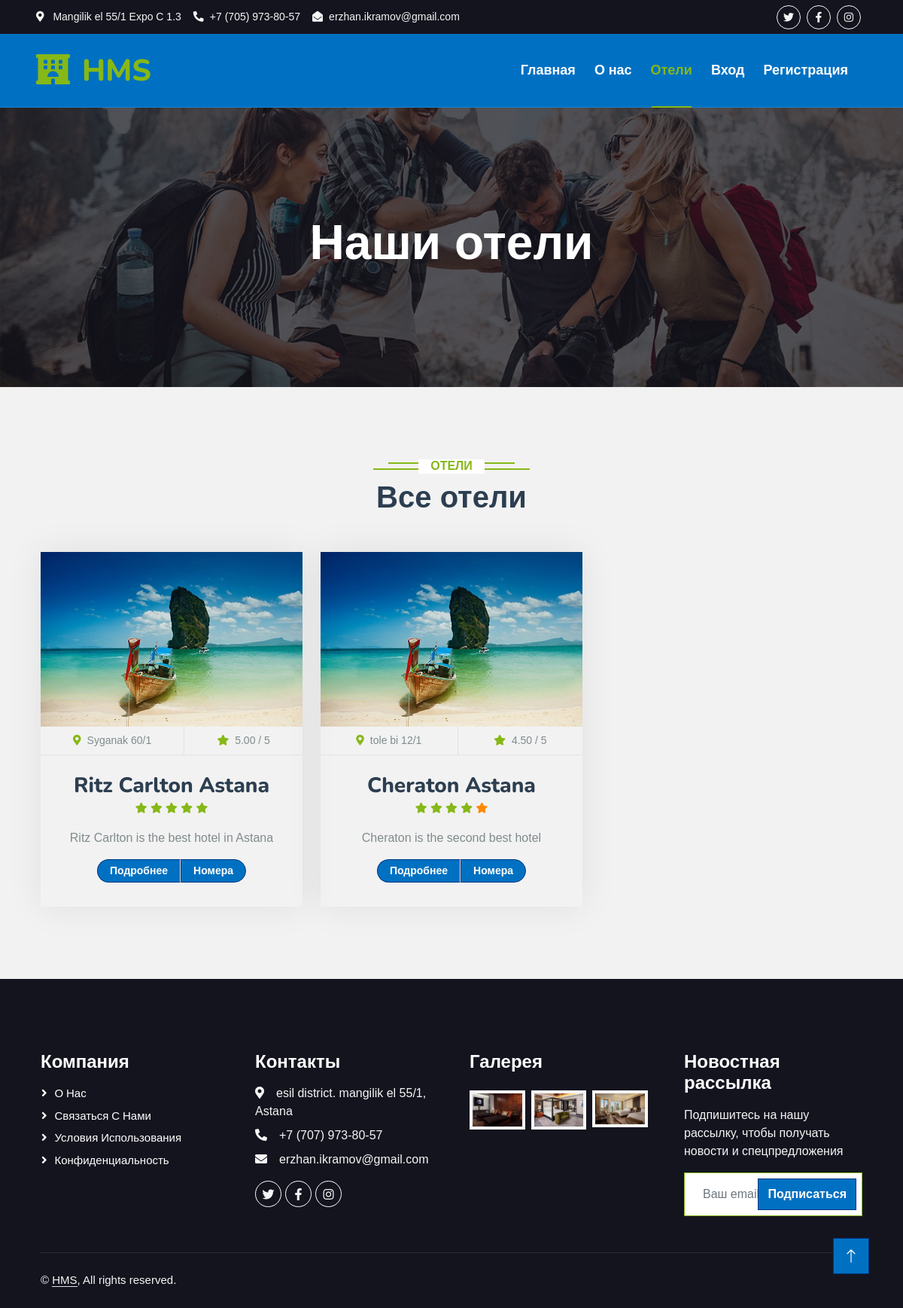
Screenshot of /hotels/ with the database file from the repository.
### booking/models.py (models this page shows, shortened)
class Hotel(models.Model):
    name = models.CharField(max_length=200, verbose_name='Название')
    address = models.CharField(max_length=500, verbose_name='Адрес')
    price_per_night = models.DecimalField(max_digits=10, decimal_places=2,verbose_name='Цена за ночь')
    description = models.TextField(verbose_name='Описание')
    rating = models.DecimalField(
        max_digits=3,
        decimal_places=2,
        default=0,
        verbose_name='Рейтинг'
    )
    image = models.ImageField(
        upload_to='hotels/',
        null=True,
        blank=True,
        verbose_name='Изображение'
    )
    created_at = models.DateTimeField(auto_now_add=True, verbose_name="Дата создания")
    updated_at = models.DateTimeField(auto_now=True)
    class Meta:
        verbose_name = 'Отель'
        verbose_name_plural = 'Отели'
        ordering = ['-rating', 'name']

### booking/views.py (the view)
# urls.py: path('hotels/', booking_views.admin_hotels, name='admin_hotels'),
def hotels(request):
    hotels = []
    location = request.GET.get('location')
    check_in = request.GET.get('check_in')
    if location:
        hotels = Hotel.objects.filter(location=location)
    elif check_in:
        hotels = Hotel.objects.filter(available_from__lte=check_in)
    else:
        hotels = Hotel.objects.all()
    return render(request, 'booking/hotels.html', {'hotels': hotels})

### booking/templates/booking/Hotels.html (shortened to what this page needs)
{% extends 'base.html' %}
{% load static %}
{% block header_content %}
<div class="container-fluid bg-primary py-5 mb-5 hero-header">
    <div class="container py-5">
        <div class="row justify-content-center py-5">
            <div class="col-lg-10 pt-lg-5 mt-lg-5 text-center">
                <h1 class="display-3 text-white animated slideInDown">Наши отели</h1>
            </div>
        </div>
    </div>
</div>
{% endblock %}
{% block content %}
<div class="container">
    <div class="text-center wow fadeInUp" data-wow-delay="0.1s">
        <h6 class="section-title bg-white text-center text-primary px-3">Отели</h6>
        <h1 class="mb-5">Все отели</h1>
    </div>
    <div class="row g-4">
        {% for hotel in hotels %}
        <div class="col-lg-4 col-md-6 wow fadeInUp" data-wow-delay="0.1s">
            <div class="package-item">
                <div class="overflow-hidden">
                    <img class="img-fluid" src="{% static 'booking/img/package-1.jpg' %}" alt="">
                </div>
                <div class="d-flex border-bottom">
                    <small class="flex-fill text-center border-end py-2"><i class="fa fa-map-marker-alt text-primary me-2"></i>{{ hotel.address }}</small>
                    <small class="flex-fill text-center py-2"><i class="fa fa-star text-primary me-2"></i>{{ hotel.rating }} / 5</small>
                </div>
                <div class="text-center p-4">
                    <h3 class="mb-0">{{ hotel.name }}</h3>
                    <div class="mb-3">
                        {% for i in "12345" %}
                            {% if forloop.counter <= hotel.rating %}
                                <small class="fa fa-star text-primary"></small>
                            {% else %}
                                <small class="fa fa-star text-secondary"></small>
                            {% endif %}
                        {% endfor %}
                    </div>
                    <p>{{ hotel.description}}</p>
                    <div class="d-flex justify-content-center mb-2">
                        <a href="{% url 'hotel_detail' hotel.id %}" class="btn btn-sm btn-primary px-3 border-end" style="border-radius: 30px 0 0 30px;">Подробнее</a>
                        <a href="{% url 'hotel_rooms' hotel.id %}" class="btn btn-sm btn-primary px-3" style="border-radius: 0 30px 30px 0;">Номера</a>
                    </div>
                </div>
            </div>
        </div>
        {% endfor %}
    </div>
</div>
{% endblock %}

### booking/static/css/style.css (style rules this page uses)
:root { --primary: #86B817; --secondary: #FE8800; --light: #F5F5F5; --dark: #14141F; }
.btn { font-family: 'Nunito', sans-serif; font-weight: 600; transition: .5s; }
.btn.btn-primary, .btn.btn-secondary { color: #FFFFFF; }
.hero-header { background: linear-gradient(rgba(20, 20, 31, .7), rgba(20, 20, 31, .7)), url(../img/bg-hero.jpg); background-position: center center; background-repeat: no-repeat; background-size: cover; }
.section-title { position: relative; display: inline-block; text-transform: uppercase; }
.section-title::before { position: absolute; content: ""; width: calc(100% + 80px); height: 2px; top: 4px; left: -40px; background: var(--primary); z-index: -1; }
.section-title::after { position: absolute; content: ""; width: calc(100% + 120px); height: 2px; bottom: 5px; left: -60px; background: var(--primary); z-index: -1; }
.package-item { box-shadow: 0 0 45px rgba(0, 0, 0, .08); }
.package-item img { transition: .5s; }

### booking/templates/booking/travel-agency-html-template/css/style.css (style rules this page uses)
:root { --primary: #86B817; --secondary: #FE8800; --light: #F5F5F5; --dark: #14141F; }
.btn { font-family: 'Nunito', sans-serif; font-weight: 600; transition: .5s; }
.btn.btn-primary, .btn.btn-secondary { color: #FFFFFF; }
.hero-header { background: linear-gradient(rgba(20, 20, 31, .7), rgba(20, 20, 31, .7)), url(../img/bg-hero.jpg); background-position: center center; background-repeat: no-repeat; background-size: cover; }
.section-title { position: relative; display: inline-block; text-transform: uppercase; }
.section-title::before { position: absolute; content: ""; width: calc(100% + 80px); height: 2px; top: 4px; left: -40px; background: var(--primary); z-index: -1; }
.section-title::after { position: absolute; content: ""; width: calc(100% + 120px); height: 2px; bottom: 5px; left: -60px; background: var(--primary); z-index: -1; }
.package-item { box-shadow: 0 0 45px rgba(0, 0, 0, .08); }
.package-item img { transition: .5s; }

### booking/templates/base.html (style rules this page uses)
:root { --primary-color: #0071c2; --secondary-color: #003580; --accent-color: #f2f2f2; }
body { font-family: 'Arial', sans-serif; background-color: var(--accent-color); }
.btn-primary { background-color: var(--primary-color); border-color: var(--secondary-color); }

### rows the page displays
Hotel: address "Syganak 60/1", rating "5.00", name "Ritz Carlton Astana", description "Ritz Carlton is the best hotel in Astana"
Hotel: address "tole bi 12/1", rating "4.50", name "Cheraton Astana", description "Cheraton is the second best hotel"
